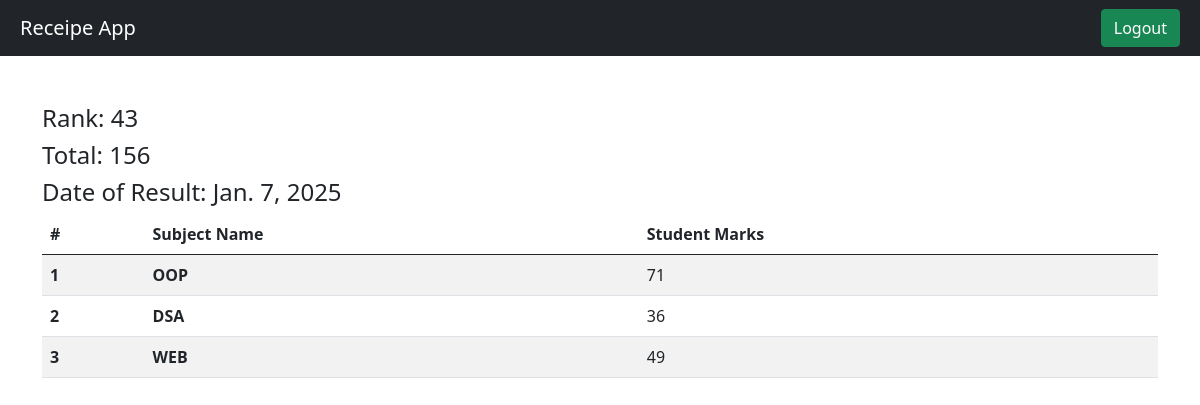
Screenshot of /student/marks/STU-0220 (signed in) with the database file from the repository.
### vege/models.py (models this page shows, shortened)
class SubjectMarks(models.Model):
    student = models.ForeignKey(Student, related_name="studentmarks", on_delete=models.CASCADE)
    subject = models.ForeignKey(Subject, on_delete=models.CASCADE)
    marks = models.IntegerField()
    class meta:
        unique_together = ['student', 'subject']

class Student(models.Model):
    department = models.ForeignKey(Department, related_name="depart", on_delete=models.CASCADE)
    student_id = models.OneToOneField(StudentID, related_name="studentid", on_delete=models.CASCADE)
    student_name = models.CharField(max_length=100)
    student_email = models.EmailField(unique=True)
    student_age = models.IntegerField(default=18)
    student_address = models.TextField()
    id_deleted = models.BooleanField(default=False)
    objects = StudentManager()
    admin_objects = models.Manager()
    class Meta:
        ordering = ['student_name'] # for ordering data in database
        verbose_name = "student" # for table name in database

class ReportCard(models.Model):
    student = models.ForeignKey(Student, related_name="studentreportcard", on_delete=models.CASCADE)
    student_rank = models.IntegerField()
    date_of_report_card_generation = models.DateField(auto_now_add=True)
    class meta:
        unique_together = ['student_rank', 'date_of_report_card_generation']

class Subject(models.Model):
    subject_name = models.CharField(max_length=100)

### vege/views.py (the view)
# urls.py: path('student/marks/<student_id>', see_marks, name='studentMarks'),
@login_required(login_url = "/login/")
def see_marks(request, student_id):
    marks = SubjectMarks.objects.filter(student__student_id__student_id=student_id)
    total_marks = marks.aggregate(total_marks = Sum('marks'))
    return render(request, 'report/marks.html', {'marks': marks, 'total_marks': total_marks})

### vege/templates/report/marks.html
{% extends "base.html" %}
{% block start %}
    <div class="container mt-5">
        <h4>Rank: {{ marks.first.student.studentreportcard.first.student_rank }}</h4>
        <h4>Total: {{ total_marks.total_marks }}</h4>
        <h4>Date of Result: {{ marks.first.student.studentreportcard.first.date_of_report_card_generation }}</h4>
        <table class="table table-striped">
            <thead>
                <tr>
                  <th scope="col">#</th>
                  <th scope="col">Subject Name</th>
                  <th scope="col">Student Marks</th>
                </tr>
            </thead>
            <tbody>
                {% for mark in marks%}
                    <tr>
                        <th scope="row">{{ forloop.counter }}</th>
                        <td><b>{{ mark.subject.subject_name }}</b></td>
                        <td>{{ mark.marks }}</td>
                    </tr>
                {% endfor%}
            </tbody>
        </table>
    </div>
{% endblock%}

### rows the page displays
SubjectMarks: first.student.studentreportcard.first.student_rank "43", first.student.studentreportcard.first.date_of_report_card_generation "Jan. 7, 2025", subject.subject_name "OOP", marks "71"
SubjectMarks: subject.subject_name "DSA", marks "36"
SubjectMarks: subject.subject_name "WEB", marks "49"

### other values shown
{{ total_marks.total_marks }} "156"
